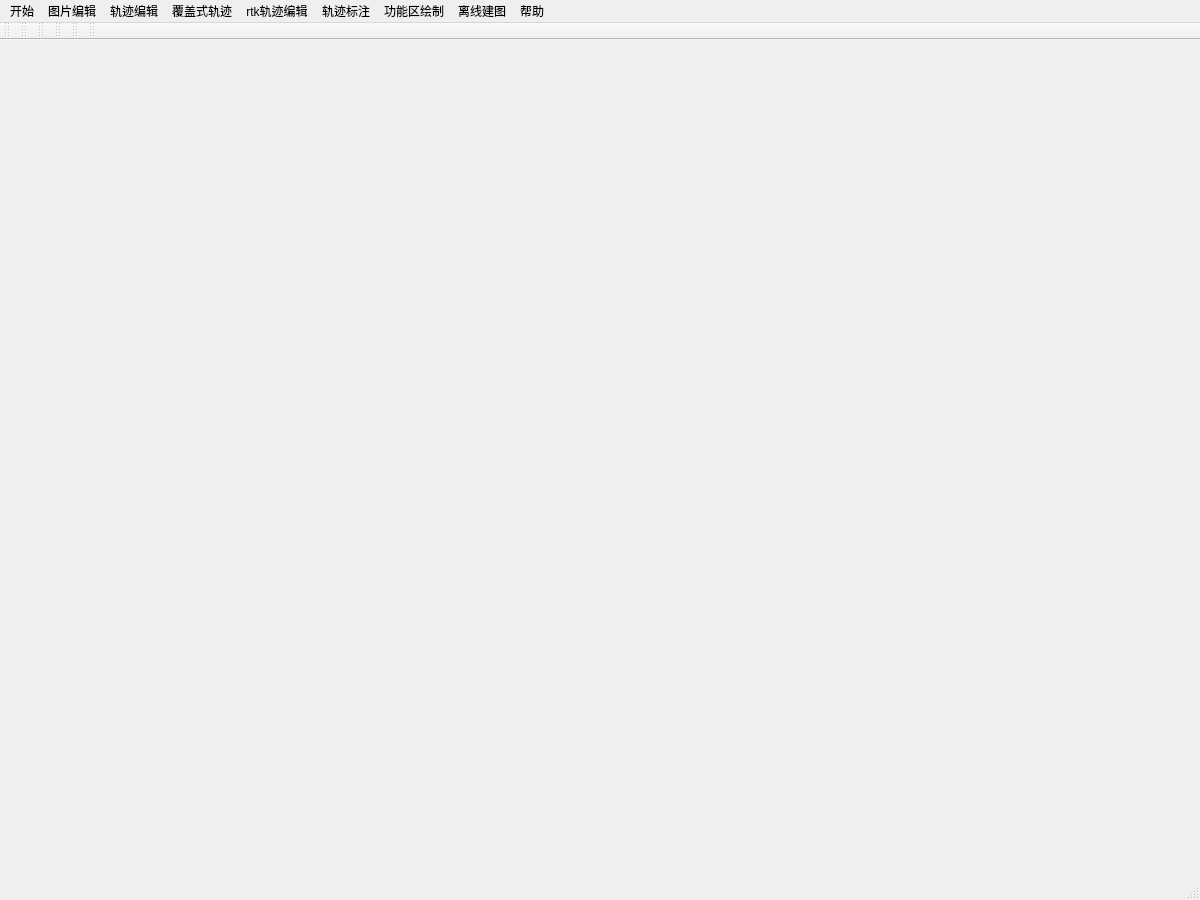
<?xml version="1.0" encoding="UTF-8"?>
<ui version="4.0">
 <class>MainWindow</class>
 <widget class="QMainWindow" name="MainWindow">
  <property name="geometry">
   <rect>
    <x>0</x>
    <y>0</y>
    <width>1200</width>
    <height>900</height>
   </rect>
  </property>
  <property name="windowTitle">
   <string>MainWindow</string>
  </property>
  <widget class="QWidget" name="centralwidget">
   <layout class="QGridLayout" name="gridLayout">
    <item row="0" column="0">
     <widget class="GraphicsView" name="pgmGraphicsView" native="true">
      <property name="autoFillBackground">
       <bool>true</bool>
      </property>
     </widget>
    </item>
   </layout>
  </widget>
  <widget class="QMenuBar" name="menubar">
   <property name="geometry">
    <rect>
     <x>0</x>
     <y>0</y>
     <width>1200</width>
     <height>17</height>
    </rect>
   </property>
   <widget class="QMenu" name="menu">
    <property name="title">
     <string>开始</string>
    </property>
    <addaction name="doOpen"/>
    <addaction name="doSave"/>
    <addaction name="doSave_As"/>
    <addaction name="doClose"/>
    <addaction name="separator"/>
    <addaction name="doExit"/>
   </widget>
   <widget class="QMenu" name="menu_2">
    <property name="title">
     <string>图片编辑</string>
    </property>
    <addaction name="doRestore"/>
    <addaction name="do_adjust"/>
    <addaction name="separator"/>
    <addaction name="do_AutoPS_wec"/>
    <addaction name="doDrawLine"/>
    <addaction name="doDrawWhitePolygon"/>
   </widget>
   <widget class="QMenu" name="menu_3">
    <property name="title">
     <string>帮助</string>
    </property>
    <addaction name="doAbout"/>
    <addaction name="actiontest"/>
   </widget>
   <widget class="QMenu" name="menu_4">
    <property name="title">
     <string>轨迹编辑</string>
    </property>
    <addaction name="doOpenYaml"/>
    <addaction name="separator"/>
    <addaction name="doOpenJson"/>
    <addaction name="doOpenJson_multiMPath"/>
    <addaction name="do_draw_path"/>
    <addaction name="doDrawPathContinue"/>
    <addaction name="do_fill_path"/>
    <addaction name="do_draw_next_mpath"/>
    <addaction name="doCleanJson"/>
    <addaction name="doCleanAllMPath"/>
    <addaction name="separator"/>
    <addaction name="doSaveJson"/>
    <addaction name="doSaveJson_unfilled"/>
    <addaction name="doDrawTraj_png"/>
    <addaction name="separator"/>
    <addaction name="do_selectMultiPoint_pointSelect"/>
    <addaction name="do_clean_pointSelect_pointSelect"/>
    <addaction name="do_copyPoints_pointSelect"/>
    <addaction name="do_deletePoints_pointSelect"/>
    <addaction name="do_movePoints_pointSelect"/>
   </widget>
   <widget class="QMenu" name="menu_5">
    <property name="title">
     <string>覆盖式轨迹</string>
    </property>
    <addaction name="do_draw_polygons_area"/>
    <addaction name="do_draw_ploygons"/>
    <addaction name="do_adjust_polygons_area"/>
    <addaction name="separator"/>
    <addaction name="do_save_polygons_area"/>
    <addaction name="do_clean_polygons_area"/>
    <addaction name="do_load_polygons_area"/>
    <addaction name="separator"/>
    <addaction name="do_draw_full_covered_path"/>
   </widget>
   <widget class="QMenu" name="menurtk">
    <property name="title">
     <string>rtk轨迹编辑</string>
    </property>
    <addaction name="doOpenJsonExclusively"/>
    <addaction name="do_modifyPGMSize"/>
    <addaction name="separator"/>
    <addaction name="do_selectMultiPoint_pointSelect"/>
    <addaction name="do_clean_pointSelect_pointSelect"/>
    <addaction name="do_drawLine_pointsSelectedBased"/>
    <addaction name="separator"/>
    <addaction name="do_rtk_full_cover_path"/>
    <addaction name="separator"/>
    <addaction name="doSave"/>
    <addaction name="do_saveYaml_forRTK"/>
    <addaction name="doSaveJson"/>
   </widget>
   <widget class="QMenu" name="menu_6">
    <property name="title">
     <string>轨迹标注</string>
    </property>
    <addaction name="do_selectMultiPoint_polygen"/>
    <addaction name="do_clean_pointSelect_area"/>
    <addaction name="do_addAttribute"/>
    <addaction name="separator"/>
    <addaction name="do_selectMultiPoint_pointSelect"/>
    <addaction name="do_clean_pointSelect_pointSelect"/>
    <addaction name="do_addAttribute_pointSelect"/>
   </widget>
   <widget class="QMenu" name="menu_7">
    <property name="title">
     <string>功能区绘制</string>
    </property>
    <addaction name="do_draw_functional_area"/>
    <addaction name="do_clean_current_functional_area"/>
    <addaction name="do_clean_all_functional_area"/>
    <addaction name="do_draw_next_functional_area"/>
    <addaction name="separator"/>
    <addaction name="do_draw_parkingLot_area"/>
    <addaction name="do_save_parkingLot_area"/>
    <addaction name="do_load_parkingLot_area"/>
    <addaction name="separator"/>
    <addaction name="do_save_functional_area"/>
    <addaction name="do_load_functional_area"/>
   </widget>
   <widget class="QMenu" name="menu_8">
    <property name="title">
     <string>离线建图</string>
    </property>
    <addaction name="do_roslaunch_lslidar_mapping"/>
    <addaction name="do_rosbag_play"/>
    <addaction name="do_save_mapping_file"/>
    <addaction name="do_kill_mapping_and_rosbag_Node"/>
   </widget>
   <addaction name="menu"/>
   <addaction name="menu_2"/>
   <addaction name="menu_4"/>
   <addaction name="menu_5"/>
   <addaction name="menurtk"/>
   <addaction name="menu_6"/>
   <addaction name="menu_7"/>
   <addaction name="menu_8"/>
   <addaction name="menu_3"/>
  </widget>
  <widget class="QStatusBar" name="statusbar"/>
  <widget class="QToolBar" name="toolBar_File">
   <property name="windowTitle">
    <string>toolBar</string>
   </property>
   <attribute name="toolBarArea">
    <enum>TopToolBarArea</enum>
   </attribute>
   <attribute name="toolBarBreak">
    <bool>false</bool>
   </attribute>
  </widget>
  <widget class="QToolBar" name="toolBar_Edit">
   <property name="windowTitle">
    <string>toolBar</string>
   </property>
   <attribute name="toolBarArea">
    <enum>TopToolBarArea</enum>
   </attribute>
   <attribute name="toolBarBreak">
    <bool>false</bool>
   </attribute>
  </widget>
  <widget class="QToolBar" name="toolBar_PathEdit">
   <property name="windowTitle">
    <string>toolBar</string>
   </property>
   <attribute name="toolBarArea">
    <enum>TopToolBarArea</enum>
   </attribute>
   <attribute name="toolBarBreak">
    <bool>false</bool>
   </attribute>
  </widget>
  <widget class="QToolBar" name="toolBar_attrEdit">
   <property name="windowTitle">
    <string>toolBar</string>
   </property>
   <attribute name="toolBarArea">
    <enum>TopToolBarArea</enum>
   </attribute>
   <attribute name="toolBarBreak">
    <bool>false</bool>
   </attribute>
  </widget>
  <widget class="QToolBar" name="toolBar_fullCover">
   <property name="windowTitle">
    <string>toolBar</string>
   </property>
   <attribute name="toolBarArea">
    <enum>TopToolBarArea</enum>
   </attribute>
   <attribute name="toolBarBreak">
    <bool>false</bool>
   </attribute>
  </widget>
  <widget class="QToolBar" name="toolBar_About">
   <property name="windowTitle">
    <string>toolBar</string>
   </property>
   <attribute name="toolBarArea">
    <enum>TopToolBarArea</enum>
   </attribute>
   <attribute name="toolBarBreak">
    <bool>false</bool>
   </attribute>
  </widget>
  <action name="doOpen">
   <property name="icon">
    <iconset resource="../res/ImageDir.qrc">
     <normaloff>:/doOpen.svg</normaloff>:/doOpen.svg</iconset>
   </property>
   <property name="text">
    <string>打开(&amp;O)</string>
   </property>
   <property name="toolTip">
    <string>打开一张图片</string>
   </property>
   <property name="shortcut">
    <string>Ctrl+O</string>
   </property>
  </action>
  <action name="doClose">
   <property name="icon">
    <iconset resource="../res/ImageDir.qrc">
     <normaloff>:/doClose.svg</normaloff>:/doClose.svg</iconset>
   </property>
   <property name="text">
    <string>关闭图片(&amp;W)</string>
   </property>
   <property name="shortcut">
    <string>Ctrl+W</string>
   </property>
  </action>
  <action name="doSave">
   <property name="icon">
    <iconset resource="../res/ImageDir.qrc">
     <normaloff>:/doSave.svg</normaloff>:/doSave.svg</iconset>
   </property>
   <property name="text">
    <string>保存图片(&amp;S)</string>
   </property>
   <property name="toolTip">
    <string>保存图片(S)</string>
   </property>
   <property name="shortcut">
    <string>Ctrl+S</string>
   </property>
  </action>
  <action name="doSave_As">
   <property name="icon">
    <iconset resource="../res/ImageDir.qrc">
     <normaloff>:/doSave_As.svg</normaloff>:/doSave_As.svg</iconset>
   </property>
   <property name="text">
    <string>导出图片(F12)</string>
   </property>
   <property name="toolTip">
    <string>导出图片(F12)</string>
   </property>
   <property name="shortcut">
    <string>F12</string>
   </property>
  </action>
  <action name="doExit">
   <property name="icon">
    <iconset resource="../res/ImageDir.qrc">
     <normaloff>:/doExit.svg</normaloff>:/doExit.svg</iconset>
   </property>
   <property name="text">
    <string>退出(&amp;Q)</string>
   </property>
   <property name="shortcut">
    <string>Ctrl+Q</string>
   </property>
  </action>
  <action name="doAbout">
   <property name="icon">
    <iconset resource="../res/ImageDir.qrc">
     <normaloff>:/doAbout.svg</normaloff>:/doAbout.svg</iconset>
   </property>
   <property name="text">
    <string>关于(F1)</string>
   </property>
   <property name="shortcut">
    <string>F1</string>
   </property>
  </action>
  <action name="doRestore">
   <property name="icon">
    <iconset resource="../res/ImageDir.qrc">
     <normaloff>:/doRestore.svg</normaloff>:/doRestore.svg</iconset>
   </property>
   <property name="text">
    <string>恢复(&amp;Z)</string>
   </property>
   <property name="shortcut">
    <string>Ctrl+Z</string>
   </property>
  </action>
  <action name="doZoom">
   <property name="text">
    <string>缩放(&amp;+)</string>
   </property>
   <property name="shortcut">
    <string>Ctrl+-</string>
   </property>
  </action>
  <action name="doGrayscale">
   <property name="text">
    <string>灰度</string>
   </property>
  </action>
  <action name="doWarm">
   <property name="text">
    <string>Warm</string>
   </property>
  </action>
  <action name="doCool">
   <property name="text">
    <string>Cool</string>
   </property>
  </action>
  <action name="doMovie_frame">
   <property name="text">
    <string>电影相框</string>
   </property>
  </action>
  <action name="doClassic_frame">
   <property name="text">
    <string>经典相框</string>
   </property>
  </action>
  <action name="doFlower_frame">
   <property name="text">
    <string>小花相框</string>
   </property>
  </action>
  <action name="doBrightness">
   <property name="text">
    <string>亮度</string>
   </property>
  </action>
  <action name="doHorizontal">
   <property name="text">
    <string>水平翻转</string>
   </property>
  </action>
  <action name="doVertical">
   <property name="text">
    <string>垂直翻转</string>
   </property>
  </action>
  <action name="doSimple">
   <property name="text">
    <string>简单模糊</string>
   </property>
  </action>
  <action name="doGauss">
   <property name="text">
    <string>高斯模糊</string>
   </property>
  </action>
  <action name="doMeida_Filter">
   <property name="text">
    <string>中值滤波</string>
   </property>
  </action>
  <action name="doLaplace">
   <property name="text">
    <string>拉普拉斯锐化</string>
   </property>
  </action>
  <action name="doBinaryzation">
   <property name="text">
    <string>二值化</string>
   </property>
  </action>
  <action name="doContour_extraction">
   <property name="text">
    <string>轮廓提取</string>
   </property>
  </action>
  <action name="doDilate">
   <property name="text">
    <string>腐蚀</string>
   </property>
  </action>
  <action name="doExpansion">
   <property name="text">
    <string>膨胀</string>
   </property>
  </action>
  <action name="doOpening">
   <property name="text">
    <string>开运算</string>
   </property>
  </action>
  <action name="doClosing">
   <property name="text">
    <string>闭运算</string>
   </property>
  </action>
  <action name="doRotate">
   <property name="text">
    <string>旋转</string>
   </property>
  </action>
  <action name="do_adjust">
   <property name="icon">
    <iconset resource="../res/ImageDir.qrc">
     <normaloff>:/do_adjust.svg</normaloff>:/do_adjust.svg</iconset>
   </property>
   <property name="text">
    <string>适应屏幕(&amp;D)</string>
   </property>
   <property name="shortcut">
    <string>Ctrl+D</string>
   </property>
  </action>
  <action name="do_adjust_left">
   <property name="text">
    <string>左图适应(&amp;L)</string>
   </property>
   <property name="shortcut">
    <string>Ctrl+Left</string>
   </property>
  </action>
  <action name="do_adjust_right">
   <property name="text">
    <string>右图适应(&amp;R)</string>
   </property>
   <property name="shortcut">
    <string>Ctrl+Right</string>
   </property>
  </action>
  <action name="doRotate_left">
   <property name="text">
    <string>逆时针旋转(&amp;L)</string>
   </property>
   <property name="toolTip">
    <string>逆时针旋转</string>
   </property>
   <property name="shortcut">
    <string>Ctrl+L</string>
   </property>
  </action>
  <action name="doRotate_right">
   <property name="text">
    <string>顺时针旋转(&amp;R)</string>
   </property>
   <property name="toolTip">
    <string>顺时针旋转</string>
   </property>
   <property name="shortcut">
    <string>Ctrl+R</string>
   </property>
  </action>
  <action name="do_AutoPS_wec">
   <property name="icon">
    <iconset resource="../res/ImageDir.qrc">
     <normaloff>:/do_AutoPS_wec.svg</normaloff>:/do_AutoPS_wec.svg</iconset>
   </property>
   <property name="text">
    <string>自动修图</string>
   </property>
  </action>
  <action name="doOpenJson">
   <property name="icon">
    <iconset resource="../res/ImageDir.qrc">
     <normaloff>:/doOpenJson.svg</normaloff>:/doOpenJson.svg</iconset>
   </property>
   <property name="text">
    <string>加载Json文件(单条轨迹)</string>
   </property>
   <property name="toolTip">
    <string>加载Json文件(单条轨迹)</string>
   </property>
  </action>
  <action name="doSaveJson">
   <property name="icon">
    <iconset resource="../res/ImageDir.qrc">
     <normaloff>:/doSaveJson.svg</normaloff>:/doSaveJson.svg</iconset>
   </property>
   <property name="text">
    <string>保存Json文件(填充轨迹)</string>
   </property>
   <property name="toolTip">
    <string>保存Json文件(填充轨迹)</string>
   </property>
  </action>
  <action name="doCleanJson">
   <property name="icon">
    <iconset resource="../res/ImageDir.qrc">
     <normaloff>:/doCleanJson.svg</normaloff>:/doCleanJson.svg</iconset>
   </property>
   <property name="text">
    <string>清除当前轨迹</string>
   </property>
   <property name="toolTip">
    <string>清除当前轨迹</string>
   </property>
  </action>
  <action name="actiontest">
   <property name="icon">
    <iconset resource="../res/ImageDir.qrc">
     <normaloff>:/actiontest.svg</normaloff>:/actiontest.svg</iconset>
   </property>
   <property name="text">
    <string>test(开发使用)</string>
   </property>
   <property name="toolTip">
    <string>test</string>
   </property>
  </action>
  <action name="do_draw_path">
   <property name="icon">
    <iconset resource="../res/ImageDir.qrc">
     <normaloff>:/do_draw_path.svg</normaloff>:/do_draw_path.svg</iconset>
   </property>
   <property name="text">
    <string>自由绘制轨迹</string>
   </property>
   <property name="toolTip">
    <string>自由绘制轨迹</string>
   </property>
  </action>
  <action name="do_fill_path">
   <property name="icon">
    <iconset resource="../res/ImageDir.qrc">
     <normaloff>:/do_fill_path.svg</normaloff>:/do_fill_path.svg</iconset>
   </property>
   <property name="text">
    <string>填充全部轨迹</string>
   </property>
   <property name="toolTip">
    <string>填充全部轨迹</string>
   </property>
  </action>
  <action name="doOpenYaml">
   <property name="icon">
    <iconset resource="../res/ImageDir.qrc">
     <normaloff>:/doOpenYaml.svg</normaloff>:/doOpenYaml.svg</iconset>
   </property>
   <property name="text">
    <string>加载yaml文件</string>
   </property>
   <property name="toolTip">
    <string>加载yaml文件</string>
   </property>
  </action>
  <action name="doDrawLine">
   <property name="text">
    <string>绘制虚拟墙</string>
   </property>
   <property name="toolTip">
    <string>绘制虚拟墙</string>
   </property>
  </action>
  <action name="doDrawTraj_png">
   <property name="icon">
    <iconset resource="../res/ImageDir.qrc">
     <normaloff>:/doDrawTraj_png.svg</normaloff>:/doDrawTraj_png.svg</iconset>
   </property>
   <property name="text">
    <string>绘制轨迹到png</string>
   </property>
   <property name="toolTip">
    <string>绘制轨迹到png</string>
   </property>
  </action>
  <action name="do_draw_polygons_area">
   <property name="text">
    <string>绘制多边形区域</string>
   </property>
   <property name="toolTip">
    <string>绘制多边形区域</string>
   </property>
   <property name="shortcut">
    <string>Ctrl+4</string>
   </property>
  </action>
  <action name="do_draw_ploygons">
   <property name="text">
    <string>填充区域</string>
   </property>
   <property name="toolTip">
    <string>填充区域</string>
   </property>
  </action>
  <action name="do_adjust_polygons_area">
   <property name="text">
    <string>显示多边形区域</string>
   </property>
   <property name="toolTip">
    <string>显示多边形区域</string>
   </property>
  </action>
  <action name="do_draw_full_covered_path">
   <property name="text">
    <string>绘制覆盖式轨迹</string>
   </property>
   <property name="toolTip">
    <string>绘制覆盖式轨迹</string>
   </property>
  </action>
  <action name="do_save_polygons_area">
   <property name="text">
    <string>记录区域</string>
   </property>
   <property name="toolTip">
    <string>记录区域</string>
   </property>
  </action>
  <action name="do_load_polygons_area">
   <property name="text">
    <string>加载区域</string>
   </property>
   <property name="toolTip">
    <string>记载区域</string>
   </property>
  </action>
  <action name="do_clean_polygons_area">
   <property name="text">
    <string>清除区域</string>
   </property>
   <property name="toolTip">
    <string>清除区域</string>
   </property>
  </action>
  <action name="doDrawWhitePolygon">
   <property name="text">
    <string>多边形橡皮擦</string>
   </property>
   <property name="toolTip">
    <string>多边形橡皮擦</string>
   </property>
  </action>
  <action name="doDrawPathContinue">
   <property name="icon">
    <iconset resource="../res/ImageDir.qrc">
     <normaloff>:/doDrawPathContinue.svg</normaloff>:/doDrawPathContinue.svg</iconset>
   </property>
   <property name="text">
    <string>追加轨迹</string>
   </property>
   <property name="toolTip">
    <string>追加轨迹</string>
   </property>
  </action>
  <action name="do_rtk_full_cover_path">
   <property name="text">
    <string>rtk覆盖式轨迹</string>
   </property>
   <property name="toolTip">
    <string>rtk覆盖式轨迹</string>
   </property>
  </action>
  <action name="doOpenJsonExclusively">
   <property name="text">
    <string>加载rtk-Json文件</string>
   </property>
   <property name="toolTip">
    <string>加载rtk-Json文件</string>
   </property>
  </action>
  <action name="do_selectMultiPoint_polygen">
   <property name="text">
    <string>框选点</string>
   </property>
   <property name="toolTip">
    <string>框选点</string>
   </property>
  </action>
  <action name="do_addAttribute">
   <property name="text">
    <string>按框选区添加属性</string>
   </property>
   <property name="toolTip">
    <string>按框选区添加属性</string>
   </property>
  </action>
  <action name="do_clean_pointSelect_area">
   <property name="text">
    <string>清除框选</string>
   </property>
   <property name="toolTip">
    <string>清除框选</string>
   </property>
  </action>
  <action name="doCleanAllMPath">
   <property name="text">
    <string>清除所有轨迹</string>
   </property>
   <property name="toolTip">
    <string>清除所有轨迹</string>
   </property>
  </action>
  <action name="do_draw_next_mpath">
   <property name="text">
    <string>保存并进行下一条轨迹绘制</string>
   </property>
   <property name="toolTip">
    <string>保存并进行下一条轨迹绘制</string>
   </property>
  </action>
  <action name="doOpenJson_multiMPath">
   <property name="text">
    <string>加载Json文件(多条轨迹)</string>
   </property>
   <property name="toolTip">
    <string>加载Json文件(多条轨迹)</string>
   </property>
  </action>
  <action name="do_draw_functional_area">
   <property name="text">
    <string>绘制功能区</string>
   </property>
   <property name="toolTip">
    <string>绘制功能区</string>
   </property>
  </action>
  <action name="do_clean_current_functional_area">
   <property name="text">
    <string>清除当前功能区</string>
   </property>
   <property name="toolTip">
    <string>清除当前功能区</string>
   </property>
  </action>
  <action name="do_clean_all_functional_area">
   <property name="text">
    <string>清除所有功能区</string>
   </property>
   <property name="toolTip">
    <string>清除所有功能区</string>
   </property>
  </action>
  <action name="do_draw_next_functional_area">
   <property name="text">
    <string>保存并进行下一个功能区绘制</string>
   </property>
   <property name="toolTip">
    <string>保存并进行下一个功能区绘制</string>
   </property>
  </action>
  <action name="do_save_functional_area">
   <property name="text">
    <string>记录功能区</string>
   </property>
   <property name="toolTip">
    <string>记录功能区</string>
   </property>
  </action>
  <action name="do_load_functional_area">
   <property name="enabled">
    <bool>false</bool>
   </property>
   <property name="text">
    <string>加载功能区</string>
   </property>
   <property name="toolTip">
    <string>加载功能区</string>
   </property>
  </action>
  <action name="doSaveJson_unfilled">
   <property name="text">
    <string>保存Json文件(不填充轨迹)</string>
   </property>
   <property name="toolTip">
    <string>保存Json文件(不填充轨迹)</string>
   </property>
  </action>
  <action name="do_selectMultiPoint_pointSelect">
   <property name="text">
    <string>点选点(选定开始/结束点)</string>
   </property>
   <property name="toolTip">
    <string>点选点(选定开始/结束点)</string>
   </property>
   <property name="shortcut">
    <string>Ctrl+1</string>
   </property>
  </action>
  <action name="do_clean_pointSelect_pointSelect">
   <property name="text">
    <string>取消选点</string>
   </property>
   <property name="toolTip">
    <string>取消选点</string>
   </property>
   <property name="shortcut">
    <string>Ctrl+2</string>
   </property>
  </action>
  <action name="do_addAttribute_pointSelect">
   <property name="text">
    <string>按点选区添加属性</string>
   </property>
   <property name="toolTip">
    <string>按点选区添加属性</string>
   </property>
   <property name="shortcut">
    <string>Ctrl+3</string>
   </property>
  </action>
  <action name="do_copyPoints_pointSelect">
   <property name="text">
    <string>复制点选区</string>
   </property>
   <property name="toolTip">
    <string>复制点选区</string>
   </property>
  </action>
  <action name="do_deletePoints_pointSelect">
   <property name="text">
    <string>删除点选区</string>
   </property>
   <property name="toolTip">
    <string>删除点选区</string>
   </property>
  </action>
  <action name="do_movePoints_pointSelect">
   <property name="text">
    <string>移动点选区</string>
   </property>
   <property name="toolTip">
    <string>移动点选区</string>
   </property>
  </action>
  <action name="do_drawLine_pointsSelectedBased">
   <property name="text">
    <string>沿轨迹绘制虚拟墙</string>
   </property>
   <property name="toolTip">
    <string>沿轨迹绘制虚拟墙</string>
   </property>
  </action>
  <action name="do_modifyPGMSize">
   <property name="text">
    <string>修改地图尺寸</string>
   </property>
   <property name="toolTip">
    <string>修改地图尺寸</string>
   </property>
  </action>
  <action name="do_draw_parkingLot_area">
   <property name="text">
    <string>停车区绘制</string>
   </property>
   <property name="toolTip">
    <string>停车区绘制</string>
   </property>
  </action>
  <action name="do_save_parkingLot_area">
   <property name="text">
    <string>停车区保存</string>
   </property>
   <property name="toolTip">
    <string>停车区保存</string>
   </property>
  </action>
  <action name="do_saveYaml_forRTK">
   <property name="text">
    <string>修正yaml文件(需要rtk建图时yaml原文件)(若rtk地图含有绘制内容，则必须修正)</string>
   </property>
   <property name="toolTip">
    <string>修正yaml文件</string>
   </property>
  </action>
  <action name="do_load_parkingLot_area">
   <property name="text">
    <string>停车区加载</string>
   </property>
   <property name="toolTip">
    <string>停车区加载</string>
   </property>
  </action>
  <action name="do_roslaunch_lslidar_mapping">
   <property name="text">
    <string>启动建图节点</string>
   </property>
   <property name="toolTip">
    <string>启动建图节点</string>
   </property>
  </action>
  <action name="do_rosbag_play">
   <property name="text">
    <string>播放激光雷达数据</string>
   </property>
   <property name="toolTip">
    <string>播放激光雷达数据</string>
   </property>
  </action>
  <action name="do_save_mapping_file">
   <property name="text">
    <string>保存地图文件</string>
   </property>
   <property name="toolTip">
    <string>保存地图文件</string>
   </property>
  </action>
  <action name="do_kill_mapping_and_rosbag_Node">
   <property name="text">
    <string>结束建图与rosbag节点</string>
   </property>
   <property name="toolTip">
    <string>结束建图与rosbag节点</string>
   </property>
  </action>
 </widget>
 <customwidgets>
  <customwidget>
   <class>GraphicsView</class>
   <extends>QWidget</extends>
   <header location="global">graphicsview.h</header>
  </customwidget>
 </customwidgets>
 <resources>
  <include location="../res/ImageDir.qrc"/>
 </resources>
 <connections/>
</ui>
